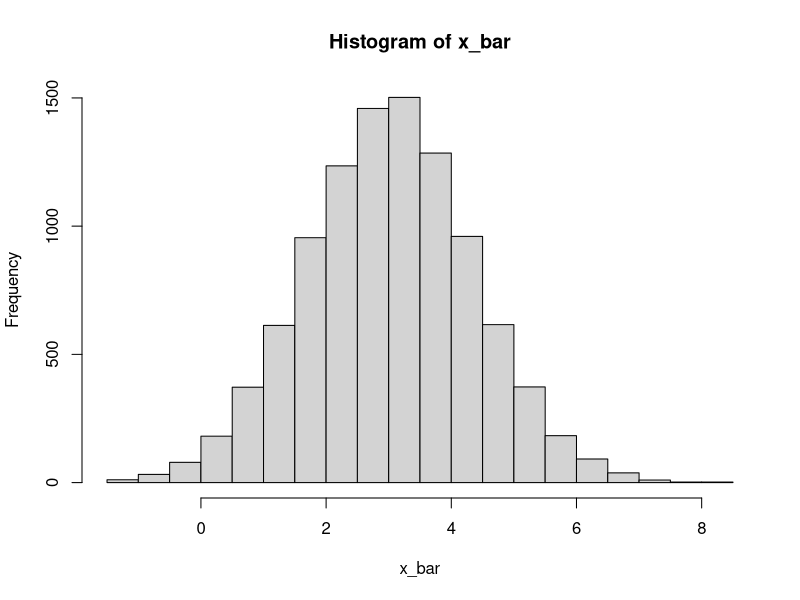
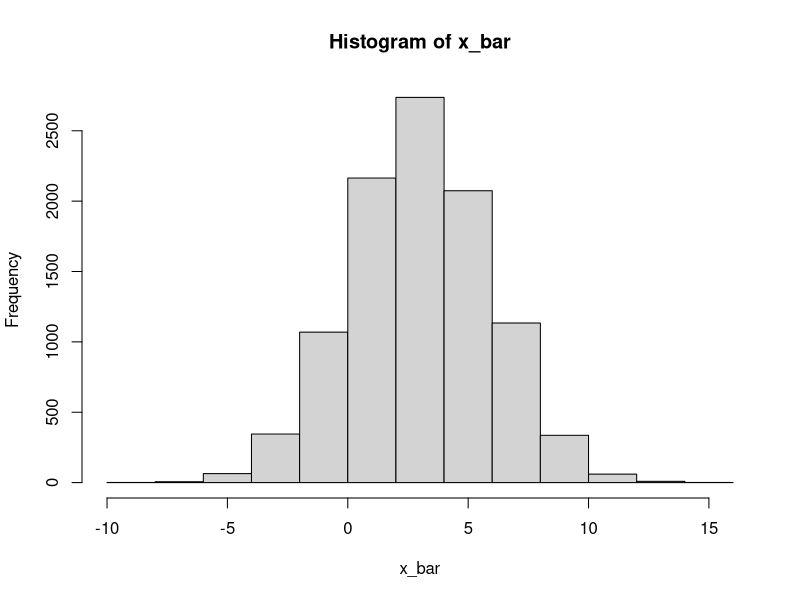
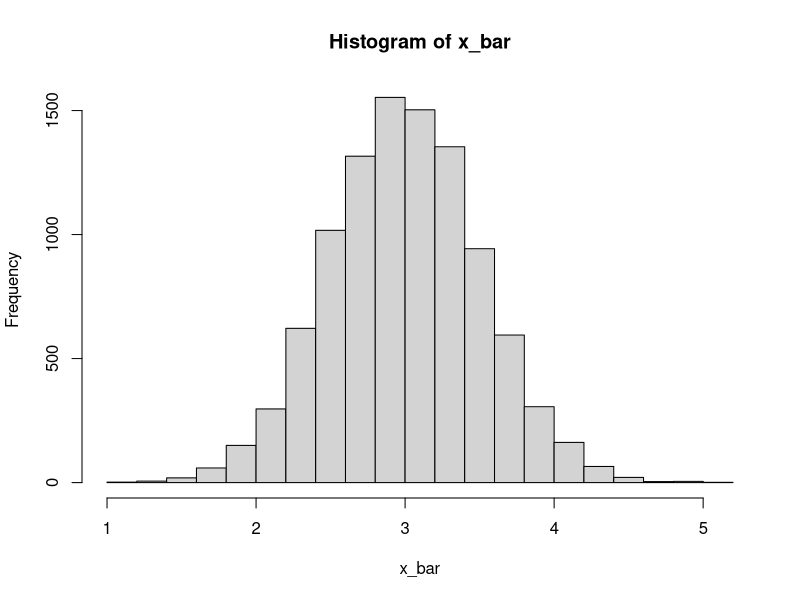
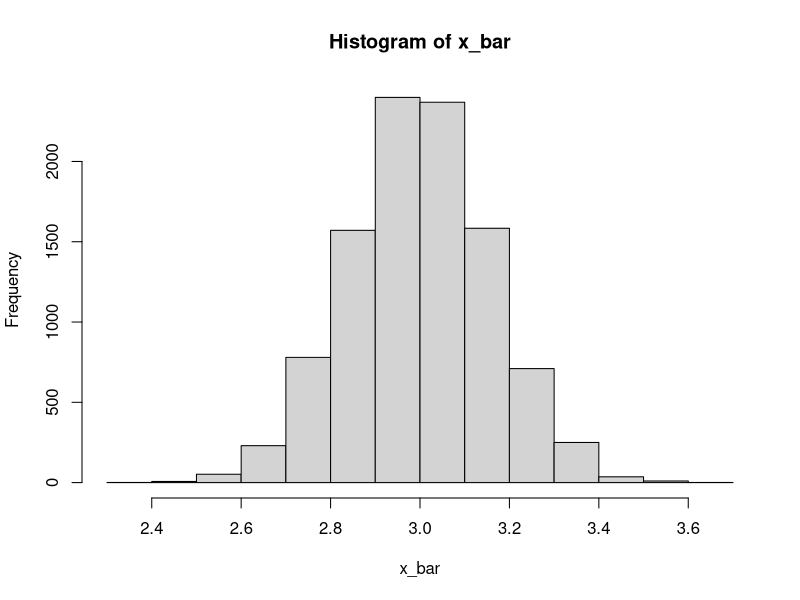

Reproduce these figures in R, in order.


# part b)  write function to return vector of length R where each entry is the 
# mean of n data points drawn from normal N(mu, sigma^2) distribution

# General function: returns a vector of length R where each entry is the
# mean of n data points drawn from the Norm(mu, sigma^2) distribution. 
      # n = sample size to take (number of iid random variables)
      # R = number of replications = number of times we draw the n samples. 
simulate.norm = function(n, R, mu, sigma) {
      x_bar = rep(NA, R)
      
      for(i in 1:R) {
            x = rnorm(n=n, mean=mu, sd=sigma)
            x_bar[i] = mean(x)
      }
      hist(x_bar)
      #return(x_bar)
      cat("sim.mean = ", mean(x_bar), "\ttheoretical.mean =", mu,"\n")
      cat("variance = ", var(x_bar), "\ttheoretical.var =", sigma^2/n,"\n")
      
      return(invisible(x_bar))
}


# part c) simulate n = 9, R = 10,000 mu = 3, sigma=4 ---------------------------
x_bar = simulate.norm(n=9, R=10000, mu=3, sigma=4)

# calc P(|X_bar - mu| <= 2) = P(1 <= X_bar <= 5)
sum(x_bar <= 5 & x_bar >= 1)/length(x_bar) # close to theoretical!

diff(pnorm(c(1, 5), mean=3, sd=4/sqrt(9)))

# theoretical: P(1 <= x_bar <= 5)
z1 = (1-3)/(4/sqrt(9)); z1
z2 = (5-3)/(4/sqrt(9)); z2
diff(pnorm(c(z1, z2), mean=0, sd=1))



# part d) ------------------------------------------------------------------------

simulate.norm(n=3, R=10000, mu=3, sigma=5)
simulate.norm(n=100, R=10000, mu=3, sigma=5)
simulate.norm(n=1000, R=10000, mu=3, sigma=5)
# note: for larger n, the std sigma/sqrt(n) gets smaller and smaller. 
